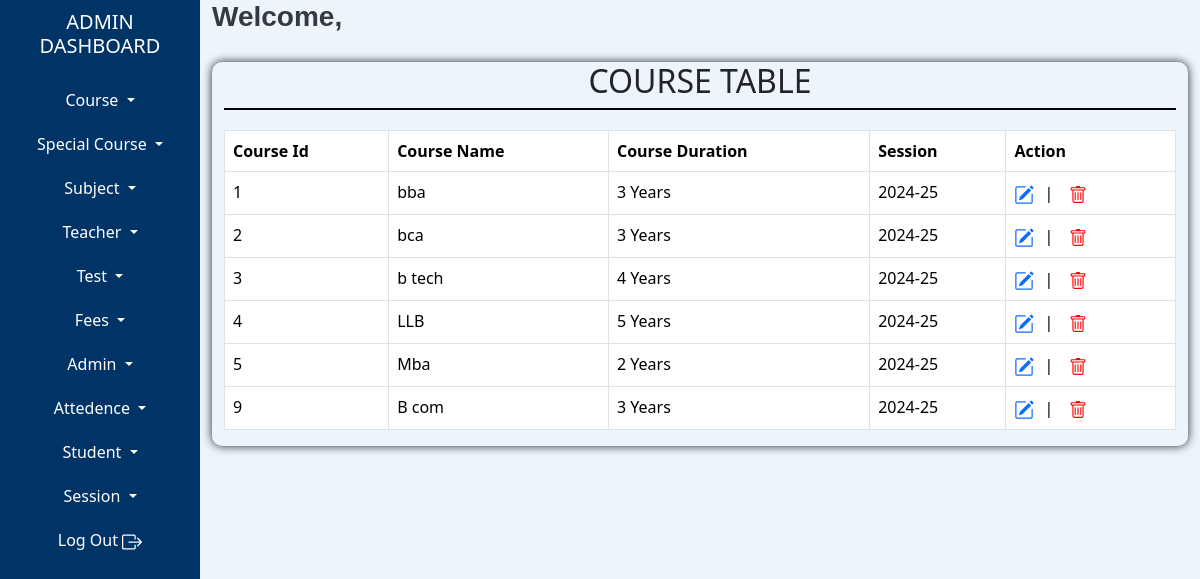
The page /admin/course-table.php on the database its author committed.
### tables this page shows
CREATE TABLE `tblcourse` (
  `courseId` int(10) NOT NULL AUTO_INCREMENT,
  `courseName` varchar(100) NOT NULL,
  `courseDuration` varchar(10) NOT NULL,
  `sessionId` int(10) NOT NULL,
  PRIMARY KEY (`courseId`)
);

CREATE TABLE `tblsession` (
  `sessionId` int(10) NOT NULL AUTO_INCREMENT,
  `sessionName` varchar(15) NOT NULL,
  `addedIpAddress` varchar(100) NOT NULL,
  `addedDateTime` datetime NOT NULL,
  `updatedIpAddress` varchar(100) NOT NULL,
  `updatedDateTime` datetime NOT NULL,
  `status` int(2) NOT NULL,
  PRIMARY KEY (`sessionId`)
);

### admin/course-table.php (the view, shortened to what this page needs)
<?php
include "admin-dashboard-top.php";
include "admin-dashboard-content.php";
$query="SELECT * FROM tblcourse";
$stmt=$conn->prepare($query);
$stmt->execute();
?>
<!doctype html>
<html lang="en">
  <head>
    <link href="https://cdn.jsdelivr.net/npm/bootstrap@5.3.3/dist/css/bootstrap.min.css" rel="stylesheet">
  </head>
<body>
<div class="container-fluid">
    <div class="row">
        <div class="col-md-12 tbl-content">
            <div class="tbl-heading">
            <h2>COURSE TABLE</h2>
            </div>
            <table class="table table-hover table-bordered">
              <thead>
                <tr>
                  <th scope="col">Course Id</th>
                  <th scope="col">Course Name</th>
                  <th scope="col">Course Duration</th>
                  <th scope="col">Session</th>
                  <th scope="col">Action</th>
                </tr>
              </thead>
              <tbody>
                <?php
                    while($result=$stmt->fetch())
                    {
                ?>
                    <tr>
                    <td><?php echo $result['courseId']; ?></td>
                     <td><?php echo $result['courseName']; ?></td>
                     <td>
                        <?php
                            if($result['courseDuration']==1)
                            {
                                echo "1 Year";
                            }
                            else if($result['courseDuration']==2)
                            {
                                echo "2 Years";
                            }
                            else if($result['courseDuration']==3)
                            {
                                echo "3 Years";
                            }
                            else if($result['courseDuration']==4)
                            {
                                echo "4 Years";
                            }
                            else
                            {
                                echo "5 Years";
                            }
                        ?>
                     </td>
                     <td>
                        <?php
                            $sessionId = $result['sessionId'];
                            $sessionstmt=$conn->prepare("SELECT * FROM tblsession WHERE sessionId=:sessionId");
                            $sessionstmt->bindParam(":sessionId",$sessionId);
                            $sessionstmt->execute();
                            $sessions=$sessionstmt->fetch();
                            echo $sessions["sessionName"];
                        ?>
                    </td>
                    <td>
                        <div class="icons">
                            <a href="edit-course.php?courseId=<?php echo $result['courseId'] ?>">
                            </a>
                            |
                            <form action="delete-course.php" method="POST" onsubmit="return confirm('Are you sure you want to delete this course?');">
                                <button type="submit" style="border: none; background: none; cursor: pointer;">
                                </button>
                            </form>
                        </div>
                    </td>
                </tr>
                <?php
                }
                ?>
              </tbody>
            </table>
        </div>
    </div>
</div>
</body>
</div>
</div>
<?php
    include "admin-dashboard-footer.php"
?>

### admin/course-table.php (style rules this page uses)
.tbl-heading { text-align:center; border-bottom:2px solid black; margin-bottom:20px; }
.tbl-content { box-shadow:0 0 10px; margin-top:20px; border-radius:10px; }
.icons { display: flex; align-items: center; gap: 10px; }

### rows shown on the page
tblcourse: courseId "1", courseName "bba", courseDuration "3 Years", sessionId.sessionName "2024-25"
tblcourse: courseId "2", courseName "bca", courseDuration "3 Years", sessionId.sessionName "2024-25"
tblcourse: courseId "3", courseName "b tech", courseDuration "4 Years", sessionId.sessionName "2024-25"
tblcourse: courseId "4", courseName "LLB", courseDuration "5 Years", sessionId.sessionName "2024-25"
tblcourse: courseId "5", courseName "Mba", courseDuration "2 Years", sessionId.sessionName "2024-25"
tblcourse: courseId "9", courseName "B com", courseDuration "3 Years", sessionId.sessionName "2024-25"
